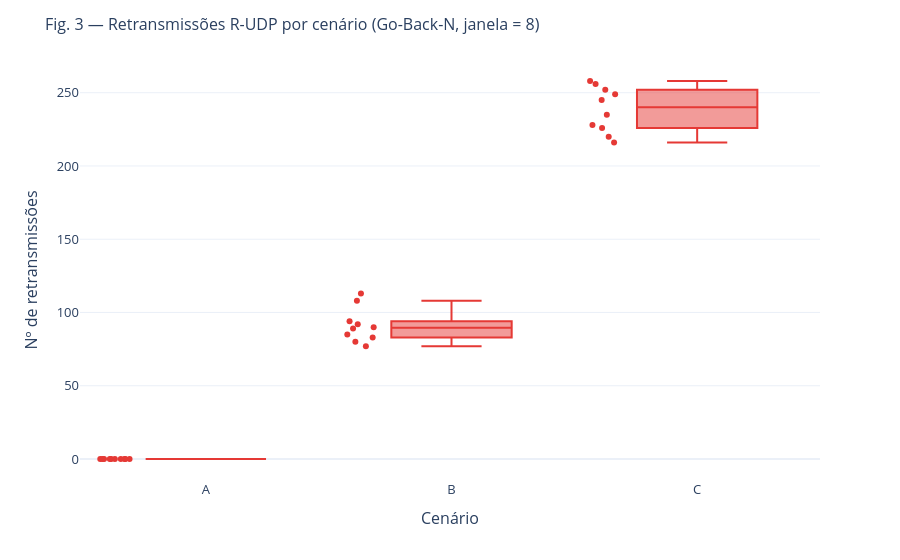

The cell this chart's notebook holds for it:
### Markdown cell above
## Figura 3 — Retransmissões do R-UDP por cenário

Cada retransmissão é um evento de **timeout** que dispara o reenvio da janela
(Go-Back-N, janela = 8). Sob perda bidirecional o mecanismo é fortemente exercido —
e a forte dispersão revela a natureza estocástica da perda de pacotes.

### Code cell
rudp = cli[cli['mode'] == 'RUDP']
fig3 = px.box(rudp, x='scenario', y='num_retransmissions', category_orders=SCEN_ORDER,
              color_discrete_sequence=[COLORS['RUDP']], points='all',
              labels={'num_retransmissions': 'Nº de retransmissões', 'scenario': 'Cenário'})
style(fig3, 'Fig. 3 — Retransmissões R-UDP por cenário (Go-Back-N, janela = 8)')
fig3.update_layout(showlegend=False)
save_fig(fig3, 'fig3_retransmissoes')
fig3.show()

### Figure 1 — Plotly figure (JSON) as saved in the notebook; plotly's stock layout.template omitted (floating-point values rounded to 4 significant figures)
{"data": [{"alignmentgroup": "True", "boxpoints": "all", "hovertemplate": "Cenário=%{x}<br>Nº de retransmissões=%{y}<extra></extra>", "legendgroup": "", "marker": {"color": "#E53935"}, "name": "", "notched": false, "offsetgroup": "", "orientation": "v", "showlegend": false, "type": "box", "x": ["A", "B", "C", "A", "B", "C", "A", "B", "C", "A", "B", "C", "A", "B", "C", "A", "B", "C", "A", "B", "C", "A", "B", "C", "A", "B", "C", "A", "B", "C"], "x0": " ", "xaxis": "x", "y": [0, 113, 228, 0, 85, 249, 0, 94, 220, 0, 89, 256, 0, 80, 245, 0, 77, 258, 0, 83, 226, 0, 108, 252, 0, 92, 216, 0, 90, 235], "y0": " ", "yaxis": "y"}], "layout": {"boxmode": "group", "font": {"size": 13}, "legend": {"title": {"text": "Protocolo"}, "tracegroupgap": 0}, "margin": {"t": 60}, "showlegend": false, "title": {"font": {"size": 16}, "text": "Fig. 3 — Retransmissões R-UDP por cenário (Go-Back-N, janela = 8)"}, "xaxis": {"anchor": "y", "categoryarray": ["A", "B", "C"], "categoryorder": "array", "domain": [0.0, 1.0], "title": {"text": "Cenário"}}, "yaxis": {"anchor": "x", "domain": [0.0, 1.0], "title": {"text": "Nº de retransmissões"}}}}
